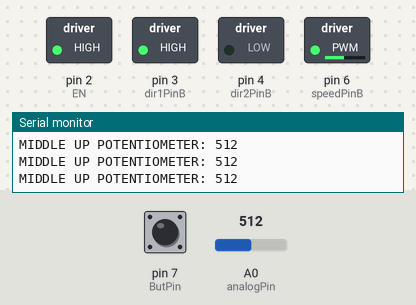
This sketch was run on a simulated Arduino Uno, built with avr-gcc and run on an emulated ATmega328P. On the bench: switched loads named in the sketch (green lamp = pin HIGH), the last lines printed to the serial monitor. The inputs (shaded band) are chosen by the test bench; at power-on: A0 (analogPin) = 512, pin 7 (ButPin) HIGH.

Above: at 1.2 s.
1.3 s: A0 (analogPin) set to 65
4.3 s: A0 (analogPin) set to 56
At 5.4 s:
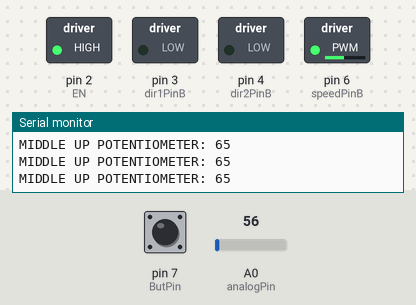
5.8 s: pin 7 (ButPin) pulled LOW for 0.15 s
At 7.0 s:
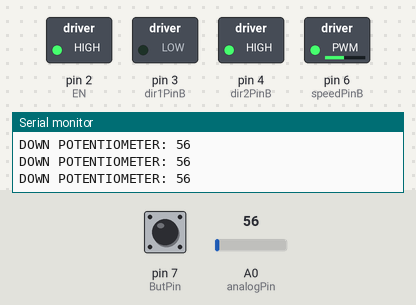
7.4 s: A0 (analogPin) set to 767
10.4 s: A0 (analogPin) set to 789
At 11.6 s:
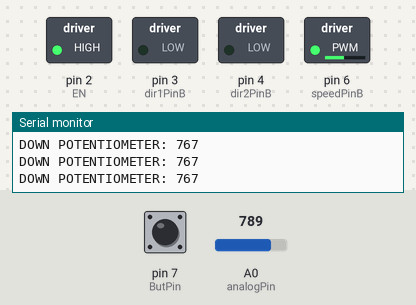
11.9 s: pin 7 (ButPin) pulled LOW for 1 s
At 14.1 s:
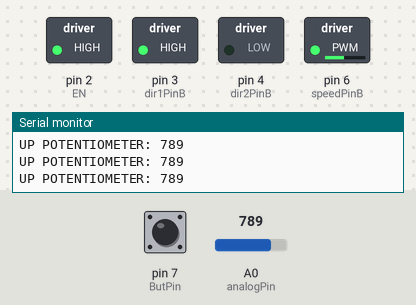
Timing chart, 0 to 15.4 s (numbered marks = the images above; inputs shaded):
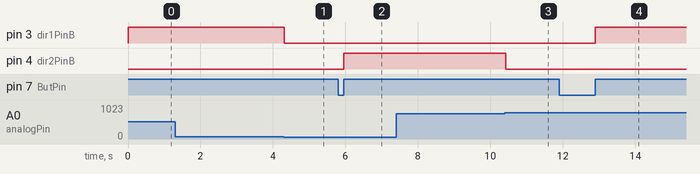

The sketch:

mazda_3_media_monitor.ino
```cpp
/******************************************************************************

                            Looks like it works
                          mail: turivniy@gmail.com

*******************************************************************************/

int ButPin = 7;                    // Подключаем кнопку к контакту D7
int value = 0;
int value1 = 0;
int pos = 0;
int flag = 0;                      // флаг состояния
int regim = 0;                     // Переключалка
int analogValue = 0;

int state = LOW;      // the current state of the output pin
int reading;           // the current reading from the input pin
int previous = LOW;    // the previous reading from the input pin

// the follow variables are long's because the time, measured in miliseconds,
// will quickly become a bigger number than can be stored in an int.
long time = 0;         // the last time the output pin was toggled
long debounce = 200;   // the debounce time, increase if the output flickers


const int analogPin = A0;        // аналоговый вывод для потенциометра
const int thresholdVerh = 775;   // произвольный порог для показаний потенциометра
const int thresholdNiz = 59;     // произвольный порог для показаний потенциометра

// ====Подключаем мотор ====//
int dir1PinB = 3;                  // Контакт D3
int dir2PinB = 4;                  // Контакт D4
int speedPinB = 6;                 // Контакт D6
int EN = 2;                        // Контакт D2

void setup()
{
  Serial.begin(9600);

  analogWrite(speedPinB, 120);
  pinMode(ButPin, INPUT_PULLUP);

  //==== Подключаем контакты мотора ====//
  pinMode(dir1PinB, OUTPUT);
  pinMode(dir2PinB, OUTPUT);
  pinMode(speedPinB, OUTPUT);
  pinMode(EN, OUTPUT);
  digitalWrite(EN, HIGH);

   //==== Подключаем контакты  датчиков ====//
  pinMode(analogPin, INPUT);
 }


void loop()
{
  analogValue = analogRead(analogPin);
  /*
  Serial.print("ANALOG POTENTIOMETER: ");
  Serial.print(analogValue);
  Serial.print("\n");


  Serial.print("STATE: ");
  Serial.print(state);
  Serial.print("\n");
  */

  reading = digitalRead(ButPin);

  if (reading == HIGH && previous == LOW && millis() - time > debounce) {
    if (state == HIGH)
      state = LOW;
    else
      state = HIGH;
    time = millis();
    }

  digitalWrite (dir1PinB, LOW);
  digitalWrite (dir2PinB, LOW);

  if ((analogValue >= thresholdVerh) && (state == LOW)){
      Serial.print("UP motor");

      while (analogValue >= thresholdNiz){
        Serial.print("UP POTENTIOMETER: ");
        Serial.print(analogValue);
        Serial.print("\n");

        digitalWrite (dir1PinB, HIGH);
        digitalWrite (dir2PinB, LOW);
        analogValue = analogRead(analogPin);
        }
    }

  if((analogValue <= thresholdNiz) && (state == HIGH)){
      Serial.print("DOWN motor");


      while (analogValue <= thresholdVerh){
        Serial.print("DOWN POTENTIOMETER: ");
        Serial.print(analogValue);
        Serial.print("\n");

        digitalWrite (dir1PinB, LOW);
        digitalWrite (dir2PinB, HIGH);
        analogValue = analogRead(analogPin);
      }
    }

  if((analogValue > thresholdNiz) && (analogValue < thresholdVerh)){
      Serial.print("MIDDLE DOWN motor");

      while (analogValue >= thresholdNiz){
        Serial.print("MIDDLE UP POTENTIOMETER: ");
        Serial.print(analogValue);
        Serial.print("\n");

        digitalWrite (dir1PinB, HIGH);
        digitalWrite (dir2PinB, LOW);
        analogValue = analogRead(analogPin);
      }
    }

  previous = reading;
}
```

Measured:
- the behaviour switches between 59 and 58 on A0 (analogPin) (found by bisection; images 0 and 1)
- the behaviour switches between 775 and 776 on A0 (analogPin) (found by bisection; images 2 and 3)
- after the input at 4.3 s, pin 3 (dir1PinB): HIGH → LOW at once
- after the input at 5.8 s, pin 4 (dir2PinB): LOW → HIGH after 0.15 s
- after the input at 10.4 s, pin 4 (dir2PinB): HIGH → LOW at once
- after the input at 11.9 s, pin 3 (dir1PinB): LOW → HIGH after 1.0 s
